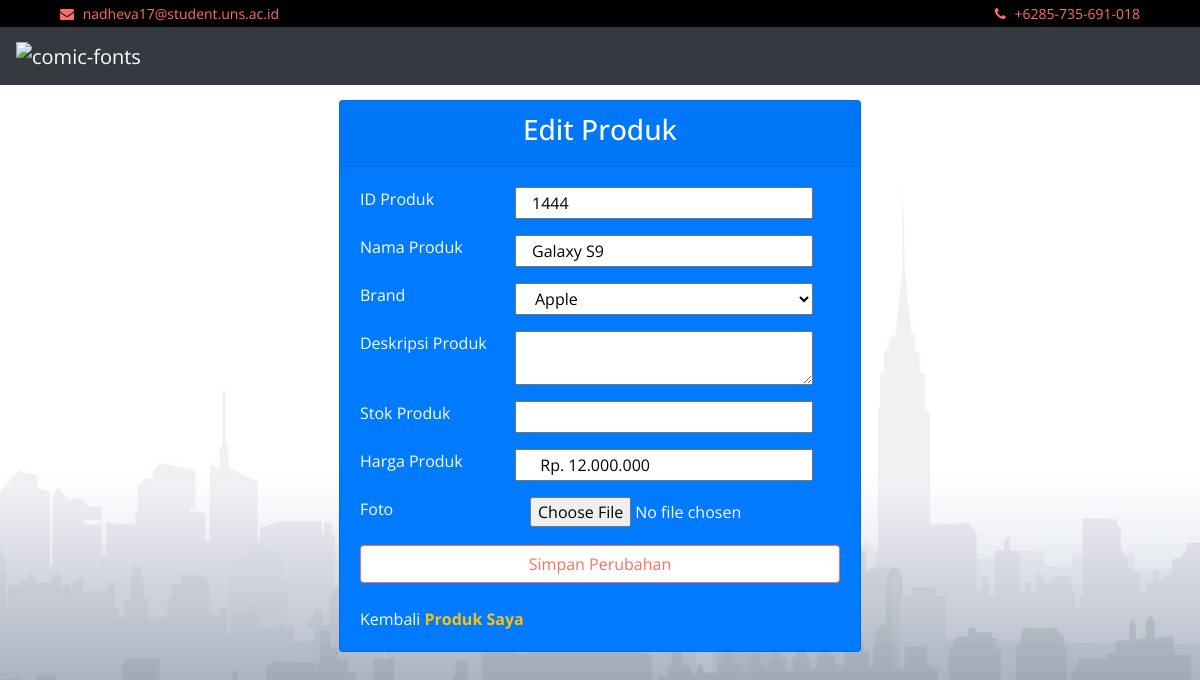
/form_update.php?target=1444, run on an earlier commit of the app's database.
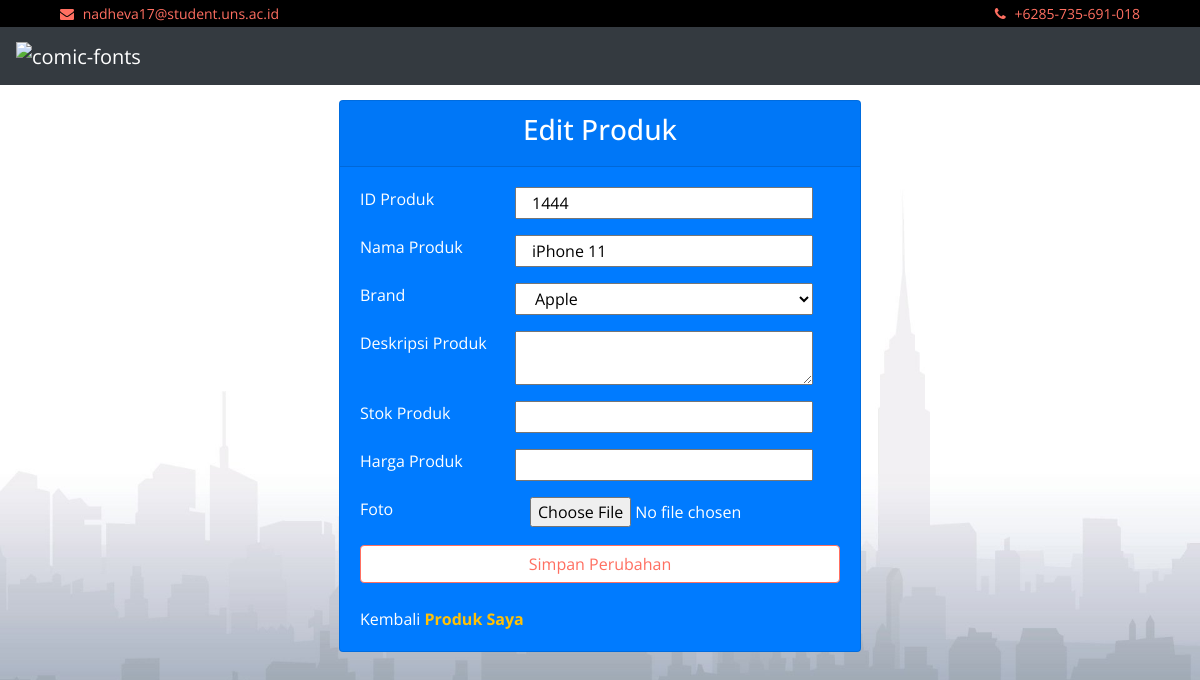
And on a later commit of the database.
### tables this page shows
CREATE TABLE `tb_produk` (
  `id_produk` varchar(4) NOT NULL,
  `nama` varchar(255) NOT NULL,
  `brand` varchar(255) DEFAULT NULL,
  `deskripsi` varchar(500) NOT NULL,
  `stok` int(3) NOT NULL,
  `harga` varchar(20) NOT NULL,
  `gambar` mediumtext NOT NULL
);

### form_update.php (the view, shortened to what this page needs)
<!DOCTYPE html>
<html>
<head>
	<link href="https://stackpath.bootstrapcdn.com/bootstrap/4.4.1/css/bootstrap.min.css" rel="stylesheet">
	<link href="https://cdnjs.cloudflare.com/ajax/libs/font-awesome/5.10.0/css/all.min.css" rel="stylesheet">
	<link href="lib/slick/slick.css" rel="stylesheet">
	<link href="lib/slick/slick-theme.css" rel="stylesheet">
	<link href="css/style.css" rel="stylesheet">
	<link href="//netdna.bootstrapcdn.com/font-awesome/4.0.3/css/font-awesome.css" rel="stylesheet" />
	<link href="background.css" rel="stylesheet">
	<link href="table.css" rel="stylesheet">
</head>
<body>
	<div class="top-bar">
		<div class="container-fluid">
			<div class="row">
				<div class="col-sm-6">
					<i class="fa fa-envelope"></i>
					nadheva17@student.uns.ac.id
				</div>
				<div class="col-sm-6">
					<i class="fa fa-phone"></i>
					+6285-735-691-018
				</div>
			</div>
		</div>
	</div>
	<nav class="navbar navbar-expand-md bg-dark navbar-dark">
		<a class="navbar-brand" href="#">
			<img src="https://fontmeme.com/permalink/201213/61b01ea4c965609688bad051421911a0.png" alt="comic-fonts" border="0">
		</a>
	</nav>
        <?php
		require('database.php');
		$target=$_GET['target'];
		$query="SELECT * FROM tb_produk WHERE id_produk='$target'";
		$hasil=mysqli_query($koneksi1,$query);
        ?>
      <div class="bottom-bar">
      	<div class="container-fluid">
<div class="container mt-20">
	 	<div class="d-flex justify-content-center">
	 		<div class="card text-white bg-primary mb-3" style="max-width: 40rem;">
			  	<div class="card-header text-center">
			  		<h3>
			  			Edit Produk
                      </h3>
			 	</div>
			  	<div class="card-body">
				<form class="bg-primary" style="width: 30rem;" action="update.php" method="POST" enctype="multipart/form-data">
                <?php while($row=mysqli_fetch_array($hasil)) {?>
					<div class="row mb-3">
			 			<div class="col-4">
			 				<label>ID Produk</label>
			 			</div>
			 			<input class="col-7" type="text"  name="id_produk" value="<?php echo $row['id_produk'] ?> ">
			 		</div>
			 		<div class="row mb-3">
			 			<div class="col-4">
			 				<label>Nama Produk</label>
			 			</div>
			 			<input class="col-7" type="text"  name="nama_produk" value="<?php echo $row['nama'] ?> ">
			 		</div>
					 <div class="row mb-3">
			 			<div class="col-4">
			 			  <label>Brand</label>
			 			</div>
			 			<select class="col-7"  name="brand">
								<?php
								require('database.php');
								$queryselect = "select * from brand";
								$hasilselect = mysqli_query($koneksi1, $queryselect);
								while ($row2 = mysqli_fetch_array($hasilselect))
								{
								echo "<option value ='".$row2['id_brand']."'>".$row2['nama_brand']."</option>";
								}
								?>
			 			</select>
					 </div>
			 		<div class="row mb-3">
			 			<div class="col-4">
			 				<label>Deskripsi Produk</label>
			 			</div>
                         <textarea class="col-7" type="text"  name="deskripsi_produk" value="<?php echo $row['deskripsi']?> " textarea>
                         </textarea>
					 </div>
					 <div class="row mb-3">
			 			<div class="col-4">
			 				<label>Stok Produk</label>
			 			</div>
			 			<input class="col-7" type="number"  name="stok_produk" value="<?php echo $row['stok']?> ">
			 		</div>
			 		<div class="row mb-3">
			 			<div class="col-4">
			 				<label>Harga Produk</label>
			 			</div>
			 			<input class="col-7" type="text"  name="harga_produk" value="<?php echo $row['harga']?> ">
			 		</div>
			 		<div class="row mb-3">
			 			<div class="col-4">
			 				<label>Foto</label>
			 			</div>
			 			<input class="col-7" type="file" accept="img/" name="gambar">
                     </div>
					 <button type="submit" class="btn btn-success btn-block" name="submit" value="upload" >Simpan Perubahan</button><br>
					 <div>
						Kembali
						<a href="index2.php?target=produk" class="text-warning font-weight-bold">Produk Saya</a>
						</div>
				 </form>
				<?php } ?>
			  </div>
			</div>
	 	</div>
     </div>
</body>
</html>

What changed in the data, as far as the page shows it:
changed tb_produk id 1444: nama_produk "Galaxy S9" → "iPhone 11"; harga_produk "Rp. 12.000.000" → (not shown)
